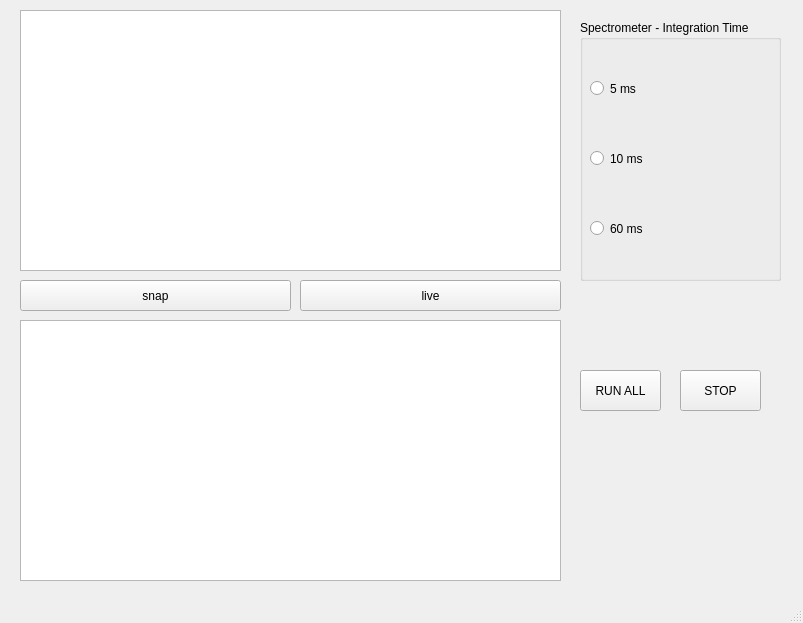
<?xml version="1.0" encoding="UTF-8"?>
<ui version="4.0">
 <class>MainWindow</class>
 <widget class="QMainWindow" name="MainWindow">
  <property name="geometry">
   <rect>
    <x>0</x>
    <y>0</y>
    <width>803</width>
    <height>623</height>
   </rect>
  </property>
  <property name="windowTitle">
   <string>MainWindow</string>
  </property>
  <widget class="QWidget" name="centralwidget">
   <widget class="QPushButton" name="btnSnap">
    <property name="geometry">
     <rect>
      <x>20</x>
      <y>280</y>
      <width>271</width>
      <height>31</height>
     </rect>
    </property>
    <property name="text">
     <string>snap</string>
    </property>
   </widget>
   <widget class="QPushButton" name="btnLive">
    <property name="geometry">
     <rect>
      <x>300</x>
      <y>280</y>
      <width>261</width>
      <height>31</height>
     </rect>
    </property>
    <property name="text">
     <string>live</string>
    </property>
   </widget>
   <widget class="QGroupBox" name="groupBox">
    <property name="geometry">
     <rect>
      <x>580</x>
      <y>20</y>
      <width>201</width>
      <height>261</height>
     </rect>
    </property>
    <property name="title">
     <string>Spectrometer - Integration Time</string>
    </property>
    <widget class="QRadioButton" name="radio1">
     <property name="geometry">
      <rect>
       <x>10</x>
       <y>60</y>
       <width>82</width>
       <height>17</height>
      </rect>
     </property>
     <property name="text">
      <string>5 ms</string>
     </property>
    </widget>
    <widget class="QRadioButton" name="radio2">
     <property name="geometry">
      <rect>
       <x>10</x>
       <y>130</y>
       <width>82</width>
       <height>17</height>
      </rect>
     </property>
     <property name="text">
      <string>10 ms</string>
     </property>
    </widget>
    <widget class="QRadioButton" name="radio3">
     <property name="geometry">
      <rect>
       <x>10</x>
       <y>200</y>
       <width>82</width>
       <height>17</height>
      </rect>
     </property>
     <property name="text">
      <string>60 ms</string>
     </property>
    </widget>
   </widget>
   <widget class="PlotInfoDObject" name="plot1">
    <property name="geometry">
     <rect>
      <x>20</x>
      <y>10</y>
      <width>541</width>
      <height>261</height>
     </rect>
    </property>
   </widget>
   <widget class="PlotInfoDObject" name="plotInfoDObject_2">
    <property name="geometry">
     <rect>
      <x>20</x>
      <y>320</y>
      <width>541</width>
      <height>261</height>
     </rect>
    </property>
   </widget>
   <widget class="QPushButton" name="pushButton_3">
    <property name="geometry">
     <rect>
      <x>580</x>
      <y>370</y>
      <width>81</width>
      <height>41</height>
     </rect>
    </property>
    <property name="text">
     <string>RUN ALL</string>
    </property>
   </widget>
   <widget class="QPushButton" name="pushButton_4">
    <property name="geometry">
     <rect>
      <x>680</x>
      <y>370</y>
      <width>81</width>
      <height>41</height>
     </rect>
    </property>
    <property name="text">
     <string>STOP</string>
    </property>
   </widget>
  </widget>
  <widget class="QMenuBar" name="menubar">
   <property name="geometry">
    <rect>
     <x>0</x>
     <y>0</y>
     <width>803</width>
     <height>21</height>
    </rect>
   </property>
  </widget>
  <widget class="QStatusBar" name="statusbar"/>
 </widget>
 <customwidgets>
  <customwidget>
   <class>PlotInfoDObject</class>
   <extends>QPlainTextEdit</extends>
   <header>plotInfoDObject.h</header>
  </customwidget>
 </customwidgets>
 <resources/>
 <connections/>
</ui>
